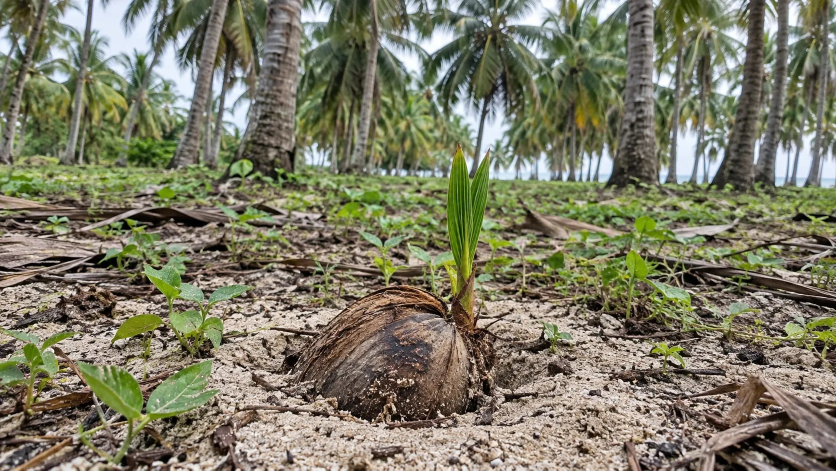
#> input picture work/assets/coconut/coco_1_sprout.jpg, 1672 x 941 px, given in place of coco_1_sprout.jpg_clip1_growthA.mp4, which was not available (shown at 1/2 size)
$ python build_farm_seq.py ../assets/coconut/coco_1_sprout.jpg
#> lines starting #> are read from the running program, lines starting #| are printed output that depends on the picture
"""Join the three Farm 1 AI clips into one smooth 25 fps 1920x1080 frame sequence
and track label anchor points through the orbit clip.

Each clip's frames are played at 25 fps (source is 24 fps, ~4% faster).
At each cut the end of the outgoing clip is eased (similarity transform) onto
the first frame of the incoming clip, then cross-faded, so there is no jump.
Labels are tracked with a frame-to-frame homography estimated from features on
the farm (background excluded), seeded from hand-picked points on orbit frame 0.
"""
import cv2, json, os, sys
FARM = sys.argv[1] if len(sys.argv) > 1 else "farm1"
import numpy as np

ROOT = os.path.dirname(os.path.dirname(os.path.abspath(__file__)))
SRC = os.path.join(ROOT, "assets", "farms")
OUT = os.path.join(ROOT, "out", FARM + "seq")
os.makedirs(OUT, exist_ok=True)
W, H = 1920, 1080

def read(path):
    cap = cv2.VideoCapture(path); frames = []
    while True:
        ok, f = cap.read()
#> f is the input picture: shape (941, 1672, 3); mean B, G, R 101.3, 122.9, 124.4
        if not ok: break
        h, w = f.shape[:2]
#> h = 941; w = 1672
        if h != H or w != W:
            if h >= H and w == W: f = f[(h - H) // 2:(h - H) // 2 + H]
            else: f = cv2.resize(f, (W, H), interpolation=cv2.INTER_LANCZOS4)
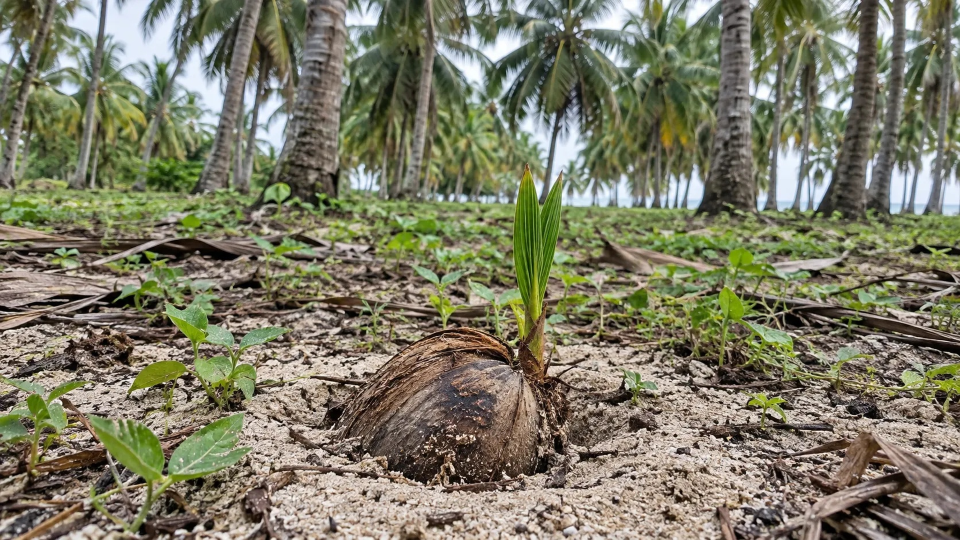
#> f: shape (1080, 1920, 3) (shown at 1/2 size); mean B, G, R 101.3, 122.9, 124.4
        frames.append(f)
    return frames

c1 = read(os.path.join(SRC, FARM + "_clip1_growthA.mp4"))
c2 = read(os.path.join(SRC, FARM + "_clip2_growthB.mp4"))
c3 = read(os.path.join(SRC, FARM + "_clip3_orbit.mp4"))
print("frames", len(c1), len(c2), len(c3))

orb = cv2.ORB_create(4000)
bf = cv2.BFMatcher(cv2.NORM_HAMMING, crossCheck=True)

def similarity(a, b):
    """Similarity transform mapping frame a onto frame b."""
    ga, gb = cv2.cvtColor(a, cv2.COLOR_BGR2GRAY), cv2.cvtColor(b, cv2.COLOR_BGR2GRAY)
    ka, da = orb.detectAndCompute(ga, None); kb, db = orb.detectAndCompute(gb, None)
    m = sorted(bf.match(da, db), key=lambda x: x.distance)[:800]
    pa = np.float32([ka[x.queryIdx].pt for x in m]); pb = np.float32([kb[x.trainIdx].pt for x in m])
    M, inl = cv2.estimateAffinePartial2D(pa, pb, method=cv2.RANSAC, ransacReprojThreshold=4)
    print("  similarity inliers", int(inl.sum()), "of", len(m))
    return M

def ease(k): return k * k * (3 - 2 * k)

def bridge(a_frames, b_first, n_move=22, n_fade=10):
    """Warp the tail of clip A progressively onto B's first frame; return the
    modified tail (n_move frames) whose last n_fade frames cross-fade into B."""
    M = similarity(a_frames[-1], b_first)
    I = np.float32([[1, 0, 0], [0, 1, 0]])
    tail = a_frames[-n_move:]; out = []
    for i, f in enumerate(tail):
        k = ease((i + 1) / n_move)
        Mi = (I + (M - I) * k).astype(np.float32)
        w = cv2.warpAffine(f, Mi, (W, H), flags=cv2.INTER_LINEAR, borderMode=cv2.BORDER_REFLECT)
        j = i - (n_move - n_fade)
        if j >= 0:
            t = ease((j + 1) / (n_fade + 1))
            w = cv2.addWeighted(w, 1 - t, b_first, t, 0)
        out.append(w)
    return out

seq = []
HEAD = 25                                   # 1 s hold on the empty plot (spare frames)
seq += [c1[0]] * HEAD
seq += c1[:-22] + bridge(c1, c2[0])
seq += c2[:-22] + bridge(c2, c3[0])
orbit_start = len(seq)
seq += c3
TAIL = 50                                   # 2 s hold on the final frame (spare frames)
seq += [c3[-1]] * TAIL
print("total frames", len(seq), "=", len(seq) / 25, "s")

# ---------------- tracking through the orbit ----------------
# anchors picked on orbit frame 0 (source px), per farm
ANCHORS = json.load(open(os.path.join(ROOT, "data", "anchors.json")))
sx = W / ANCHORS[FARM]["src_w"]
ANCH = ANCHORS[FARM]["points"]
pts = {k: np.float32([v[0] * sx, v[1]]) for k, v in ANCH.items()}
# farm-top mask on frame 0 (polygon around the block top) to keep background out of the fit
mask0 = np.zeros((H, W), np.uint8)
cv2.fillPoly(mask0, [np.int32(ANCHORS[FARM]["mask"])], 255)

track = {k: [] for k in pts}
H_acc = np.eye(3)
prev = cv2.cvtColor(c3[0], cv2.COLOR_BGR2GRAY)
mask = mask0
for i in range(len(c3)):
    if i > 0:
        cur = cv2.cvtColor(c3[i], cv2.COLOR_BGR2GRAY)
        p0 = cv2.goodFeaturesToTrack(prev, 1500, 0.01, 8, mask=mask)
        p1, st, _ = cv2.calcOpticalFlowPyrLK(prev, cur, p0, None, winSize=(25, 25), maxLevel=4)
        good = st.ravel() == 1
        Hm, _ = cv2.findHomography(p0[good], p1[good], cv2.RANSAC, 3.0)
        H_acc = Hm @ H_acc
        mask = cv2.warpPerspective(mask0, H_acc, (W, H))
        prev = cur
    for k, p in pts.items():
        q = H_acc @ np.array([p[0], p[1], 1.0]); track[k].append([round(float(q[0] / q[2]), 1), round(float(q[1] / q[2]), 1)])

# hold positions over the tail
for k in track: track[k] += [track[k][-1]] * TAIL
json.dump({"orbit_start": orbit_start, "frames": len(seq), "track": track},
          open(os.path.join(ROOT, "data", FARM + "_track.json"), "w"))
open(os.path.join(ROOT, "data", FARM + "_track.js"), "w").write(
    "window.TRACK = " + json.dumps({"orbit_start": orbit_start, "frames": len(seq), "track": track}) + ";\n")

for i, f in enumerate(seq):
    cv2.imwrite(os.path.join(OUT, f"{i:04d}.jpg"), f, [cv2.IMWRITE_JPEG_QUALITY, 94])
print("written", len(seq))

$ run again, on work/assets/coconut/coco_3_tree.jpg
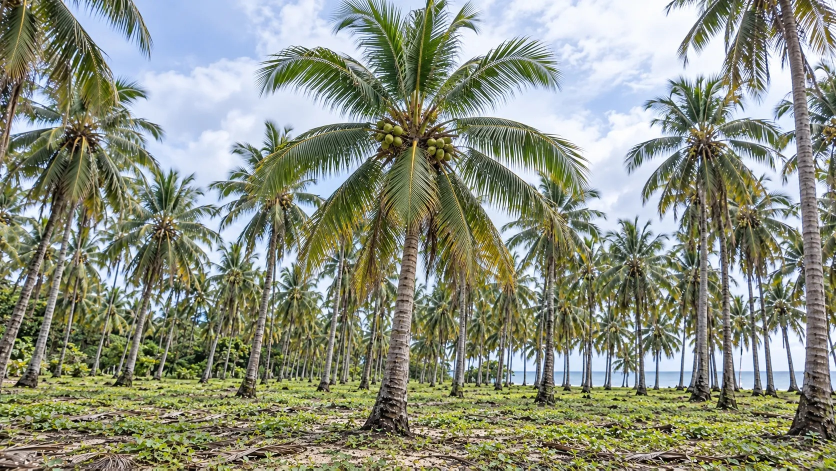
#> input picture work/assets/coconut/coco_3_tree.jpg, 1672 x 941 px, given in place of coco_3_tree.jpg_clip1_growthA.mp4, which was not available (shown at 1/2 size)
#> in read, f is the input picture: shape (941, 1672, 3); mean B, G, R 128.1, 144.1, 138.9
#> in read, `else: f = cv2.resize(f, (W, H), interpolation=cv2.INTER_LANCZOS4)`:
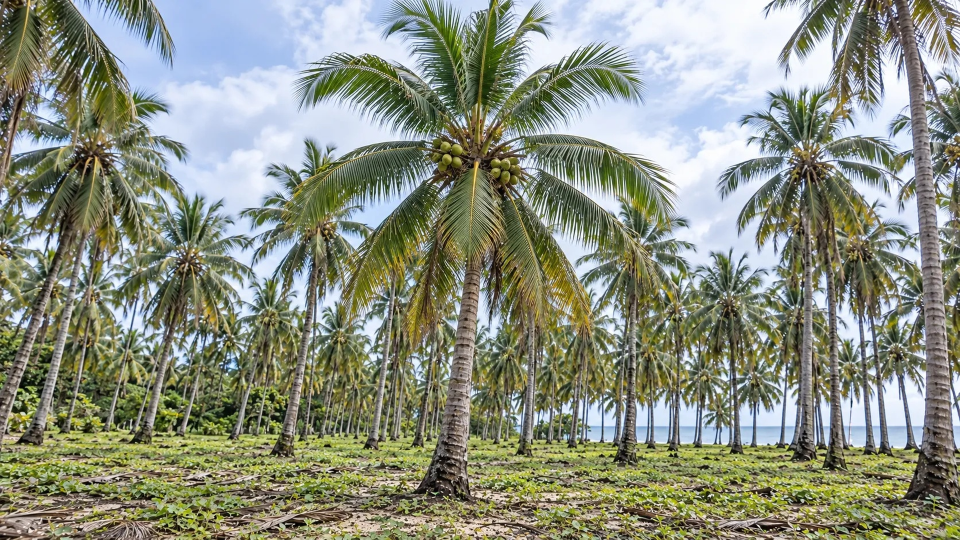
#> f: shape (1080, 1920, 3) (shown at 1/2 size); mean B, G, R 128.1, 144, 138.9
